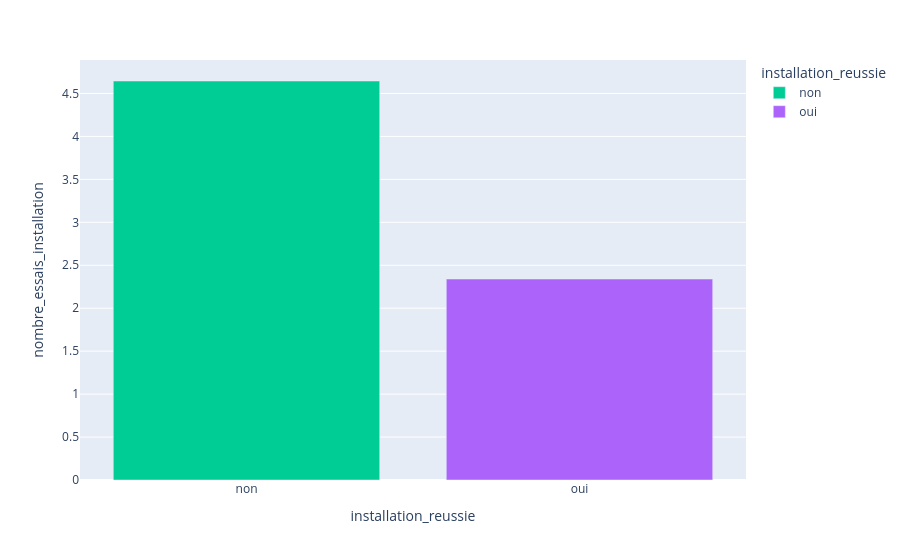

Source (notebook cell):
### Code cell
import plotly.io as pio

df_grouped = df.groupby("installation_reussie")["nombre_essais_installation"].mean().reset_index()

fig = px.bar(
    df_grouped,
    x="installation_reussie",
    y="nombre_essais_installation",
    color="installation_reussie",
    color_discrete_map={0: "#e74c3c", 1: "#2ecc71"}
)

fig.show()

### Figure 1 — Plotly figure (JSON) as saved in the notebook; plotly's stock layout.template omitted (floating-point values rounded to 4 significant figures)
{"data": [{"hovertemplate": "installation_reussie=%{x}<br>nombre_essais_installation=%{y}<extra></extra>", "legendgroup": "non", "marker": {"color": "#00cc96", "pattern": {"shape": ""}}, "name": "non", "orientation": "v", "showlegend": true, "textposition": "auto", "type": "bar", "x": ["non"], "xaxis": "x", "y": [4.645], "yaxis": "y"}, {"hovertemplate": "installation_reussie=%{x}<br>nombre_essais_installation=%{y}<extra></extra>", "legendgroup": "oui", "marker": {"color": "#ab63fa", "pattern": {"shape": ""}}, "name": "oui", "orientation": "v", "showlegend": true, "textposition": "auto", "type": "bar", "x": ["oui"], "xaxis": "x", "y": [2.34], "yaxis": "y"}], "layout": {"barmode": "relative", "legend": {"title": {"text": "installation_reussie"}, "tracegroupgap": 0}, "margin": {"t": 60}, "xaxis": {"anchor": "y", "categoryarray": ["non", "oui"], "categoryorder": "array", "domain": [0, 1], "title": {"text": "installation_reussie"}}, "yaxis": {"anchor": "x", "domain": [0, 1], "title": {"text": "nombre_essais_installation"}}}}
